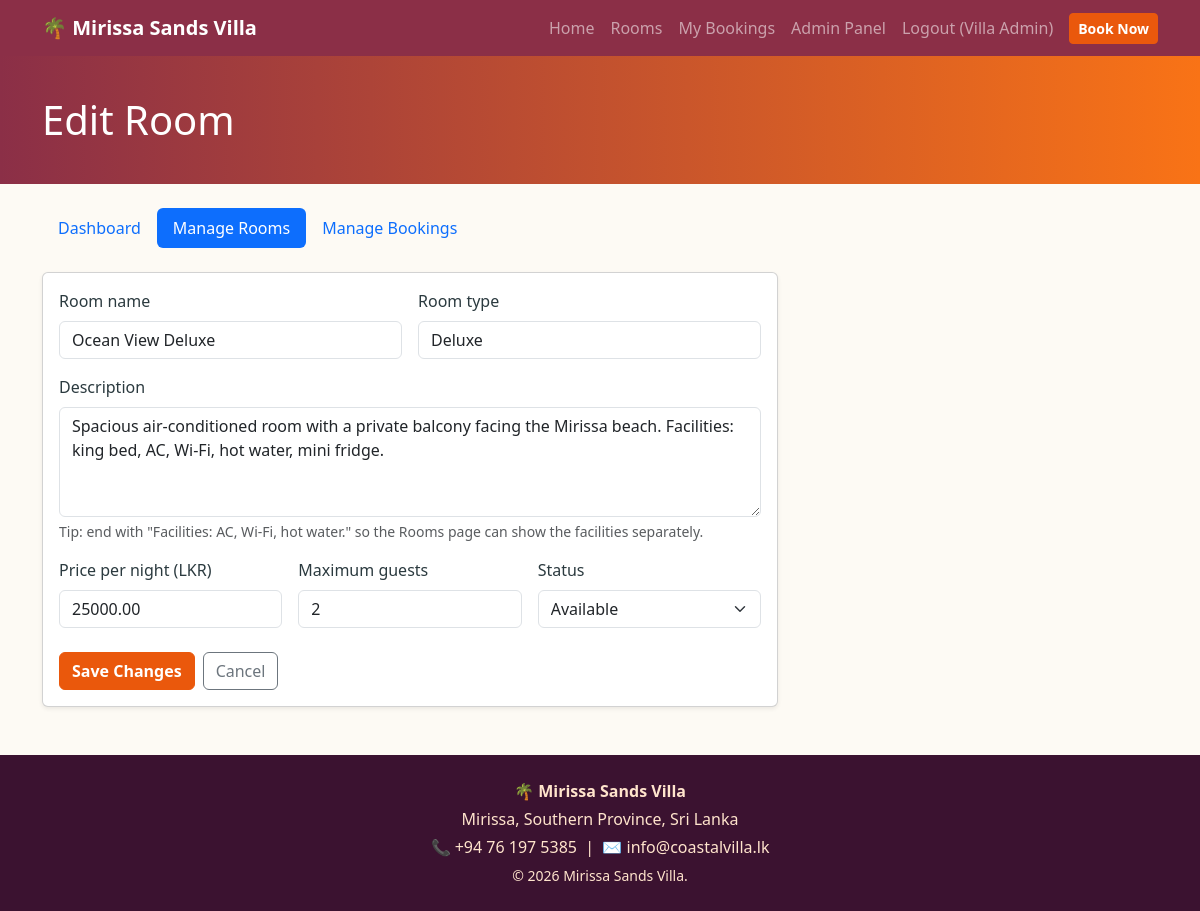
The page /admin/room_form.php?room_id=1 (signed in) on the database its author committed.
### tables this page shows
CREATE TABLE IF NOT EXISTS rooms (
    room_id         INT AUTO_INCREMENT PRIMARY KEY,
    room_name       VARCHAR(100) NOT NULL,
    room_type       VARCHAR(50)  NOT NULL,
    description     TEXT         NOT NULL,
    price_per_night DECIMAL(10,2) NOT NULL,
    max_guests      INT          NOT NULL,
    room_status     ENUM('available', 'unavailable') NOT NULL DEFAULT 'available'
);

### admin/room_form.php (the view, shortened to what this page needs)
<?php
require_once '../db.php';
$room_id = isset($_GET['room_id']) ? (int)$_GET['room_id'] : 0;
$editing = ($room_id > 0);
$room = array(
    "room_name" => "",
    "room_type" => "",
    "description" => "",
    "price_per_night" => "",
    "max_guests" => 2,
    "room_status" => "available"
);
if ($editing) {
    $stmt = mysqli_prepare($conn, "SELECT * FROM rooms WHERE room_id = ?");
    mysqli_stmt_bind_param($stmt, "i", $room_id);
    mysqli_stmt_execute($stmt);
    $found = mysqli_fetch_assoc(mysqli_stmt_get_result($stmt));
    $room = $found;
}
include '../includes/header.php';
?>
<section class="page-banner">
    <div class="container">
        <h1 class="mb-0"><?php echo $editing ? "Edit Room" : "Add New Room"; ?></h1>
    </div>
</section>
<div class="container my-4">
    <?php include 'admin_nav.php'; ?>
    <div class="row">
        <div class="col-lg-8">
            <form method="post" class="card card-body shadow-sm">
                <div class="row g-3">
                    <div class="col-md-6">
                        <label for="room_name" class="form-label">Room name</label>
                        <input type="text" class="form-control" id="room_name" name="room_name"
                               value="<?php echo htmlspecialchars($room['room_name']); ?>" required>
                    </div>
                    <div class="col-md-6">
                        <label for="room_type" class="form-label">Room type</label>
                        <input type="text" class="form-control" id="room_type" name="room_type"
                               placeholder="e.g. Deluxe, Family, Cabana"
                               value="<?php echo htmlspecialchars($room['room_type']); ?>" required>
                    </div>
                    <div class="col-12">
                        <label for="description" class="form-label">Description</label>
                        <textarea class="form-control" id="description" name="description" rows="4" required><?php echo htmlspecialchars($room['description']); ?></textarea>
                        <div class="form-text">Tip: end with "Facilities: AC, Wi-Fi, hot water." so the Rooms page can show the facilities separately.</div>
                    </div>
                    <div class="col-md-4">
                        <label for="price_per_night" class="form-label">Price per night (LKR)</label>
                        <input type="number" step="0.01" min="1" class="form-control" id="price_per_night" name="price_per_night"
                               value="<?php echo htmlspecialchars($room['price_per_night']); ?>" required>
                    </div>
                    <div class="col-md-4">
                        <label for="max_guests" class="form-label">Maximum guests</label>
                        <input type="number" min="1" max="20" class="form-control" id="max_guests" name="max_guests"
                               value="<?php echo htmlspecialchars($room['max_guests']); ?>" required>
                    </div>
                    <div class="col-md-4">
                        <label for="room_status" class="form-label">Status</label>
                        <select class="form-select" id="room_status" name="room_status">
                            <option value="available" <?php if ($room['room_status'] == 'available') echo 'selected'; ?>>Available</option>
                        </select>
                    </div>
                </div>
                <div class="mt-4 d-flex gap-2">
                    <button type="submit" class="btn btn-coral"><?php echo $editing ? "Save Changes" : "Add Room"; ?></button>
                    <a href="rooms.php" class="btn btn-outline-secondary">Cancel</a>
                </div>
            </form>
        </div>
    </div>
</div>
<?php include '../includes/footer.php'; ?>

### css/style.css (style rules this page uses)
:root { --ocean: #8b2f47; --ocean-dark: #3b1230; --sand: #fff0dc; --coral: #ea580c; }
body { background-color: #fdfaf4; color: #2b3a3f; }
.btn-coral { background-color: var(--coral); border-color: var(--coral); color: #fff; font-weight: 600; }
.page-banner { background: linear-gradient(90deg, #8b2f47, #f97316); color: #fff; padding: 40px 0; }

### rows shown on the page
rooms: room_name "Ocean View Deluxe", room_type "Deluxe", description "Spacious air-conditioned room with a private balcony facing the Mirissa beach. Facilities: king bed, AC, Wi-Fi, hot water, mini fridge.", price_per_night "25000.00", max_guests "2", room_status "Available"

### other values the page prints
$_SESSION['name'] "Villa Admin"
